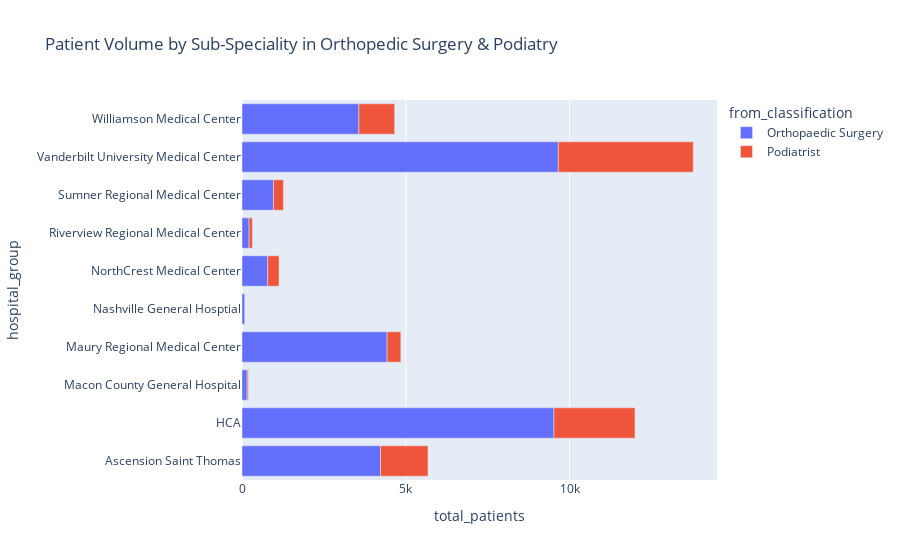

Notebook code for this chart:
### Code cell
df=ortho_pod
fig = px.bar(df, 
             x='total_patients', 
             color='from_classification',
             y='hospital_group',
            title='Patient Volume by Sub-Speciality in Orthopedic Surgery & Podiatry')
fig.show()

### Figure 1 — Plotly figure (JSON) as saved in the notebook; plotly's stock layout.template omitted (floating-point values rounded to 4 significant figures)
{"data": [{"alignmentgroup": "True", "hovertemplate": "from_classification=Orthopaedic Surgery<br>total_patients=%{x}<br>hospital_group=%{y}<extra></extra>", "legendgroup": "Orthopaedic Surgery", "marker": {"color": "#636efa"}, "name": "Orthopaedic Surgery", "offsetgroup": "Orthopaedic Surgery", "orientation": "h", "showlegend": true, "textposition": "auto", "type": "bar", "x": [4228, 9525, 157, 4431, 82, 785, 216, 961, 9658, 3569], "xaxis": "x", "y": ["Ascension Saint Thomas", "HCA", "Macon County General Hospital", "Maury Regional Medical Center", "Nashville General Hosptial", "NorthCrest Medical Center", "Riverview Regional Medical Center", "Sumner Regional Medical Center", "Vanderbilt University Medical Center", "Williamson Medical Center"], "yaxis": "y"}, {"alignmentgroup": "True", "hovertemplate": "from_classification=Podiatrist<br>total_patients=%{x}<br>hospital_group=%{y}<extra></extra>", "legendgroup": "Podiatrist", "marker": {"color": "#EF553B"}, "name": "Podiatrist", "offsetgroup": "Podiatrist", "orientation": "h", "showlegend": true, "textposition": "auto", "type": "bar", "x": [1451, 2475, 34, 419, 346, 102, 304, 4120, 1092], "xaxis": "x", "y": ["Ascension Saint Thomas", "HCA", "Macon County General Hospital", "Maury Regional Medical Center", "NorthCrest Medical Center", "Riverview Regional Medical Center", "Sumner Regional Medical Center", "Vanderbilt University Medical Center", "Williamson Medical Center"], "yaxis": "y"}], "layout": {"barmode": "relative", "legend": {"title": {"text": "from_classification"}, "tracegroupgap": 0}, "title": {"text": "Patient Volume by Sub-Speciality in Orthopedic Surgery & Podiatry"}, "xaxis": {"anchor": "y", "domain": [0, 1], "title": {"text": "total_patients"}}, "yaxis": {"anchor": "x", "domain": [0, 1], "title": {"text": "hospital_group"}}}}
